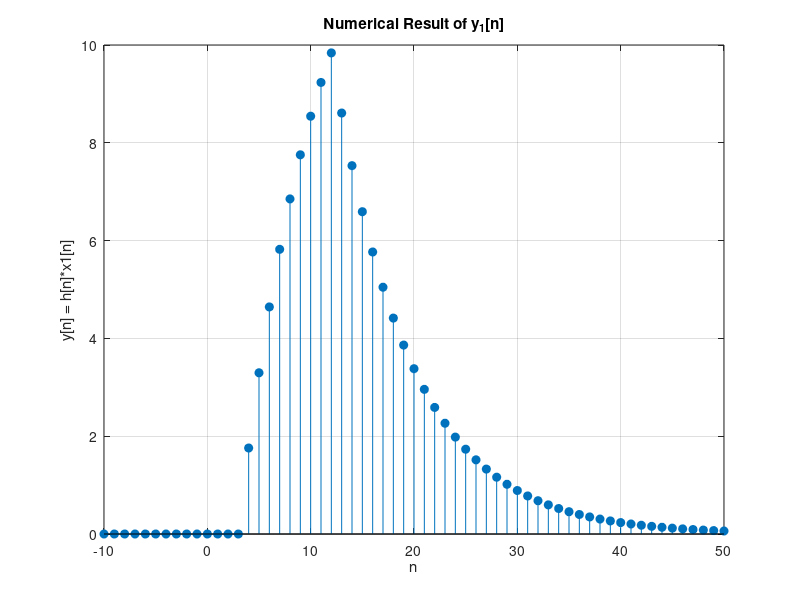
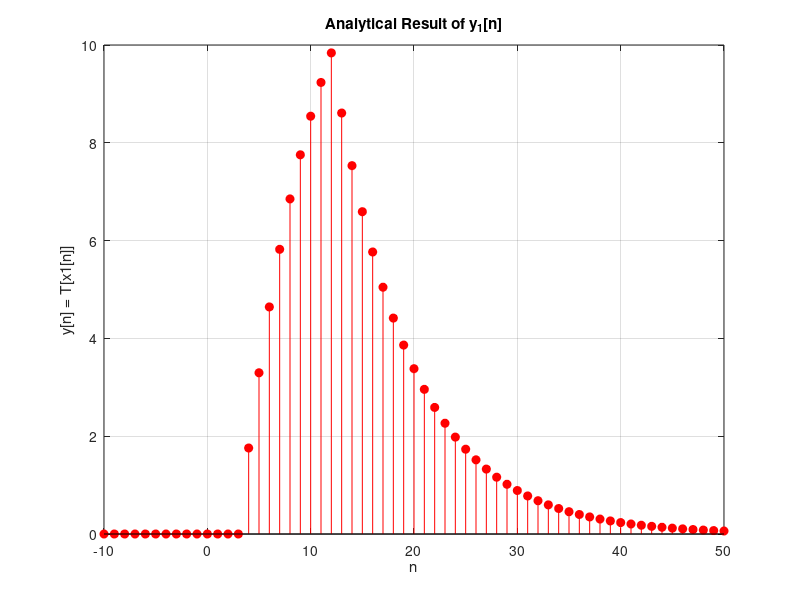

Here is the MATLAB script that generated these plots, in order:
% Numerical Result
range1 = 100;
range2 = -range1:1:range1;
uh = zeros(size(range2));
uh(range2 >= 4) = 1;
impulse = (7/8).^range2 .* uh;
r = (-range1/2):1:(range1/2);
x1 = zeros(size(r));
x1((r <= 8) & (r >= 0)) = 3;
y1 = zeros(size(r));
for k = -(range1/2):(range1/2)
    a = impulse(r-k+range1+1) .* x1(k+(range1/2)+1);
    y1 = y1 + a;
end

% Plot Numerical Result
figure;  
stem(-10:50, y1(41:101), 'filled');
xlabel('n');
ylabel('y[n] = h[n]*x1[n]');
title('Numerical Result of y_1[n]');
grid on;

% Analytic Result
range2 = -10:100;
y1_2 = zeros(size(range2));
y1_2((range2 >= 4) & (range2 <= 12)) = 24 * ((7/8).^4 - (7/8).^(5:13));
y1_2((range2 >= 12)) = 24 * ((7/8).^(4:92) - (7/8).^(13:101));

% Plot Analytic Result
figure;  
stem((-10:50), y1_2(1:61), 'filled', 'r');
xlabel('n');
ylabel('y[n] = T[x1[n]]');
title('Analytical Result of y_1[n]');
grid on;